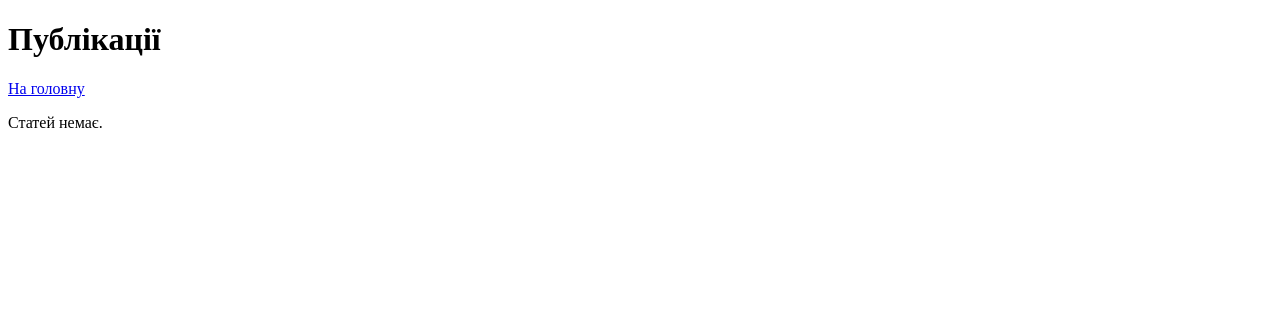
/articles/category/vidkrittya/, run on an earlier commit of the app's database.
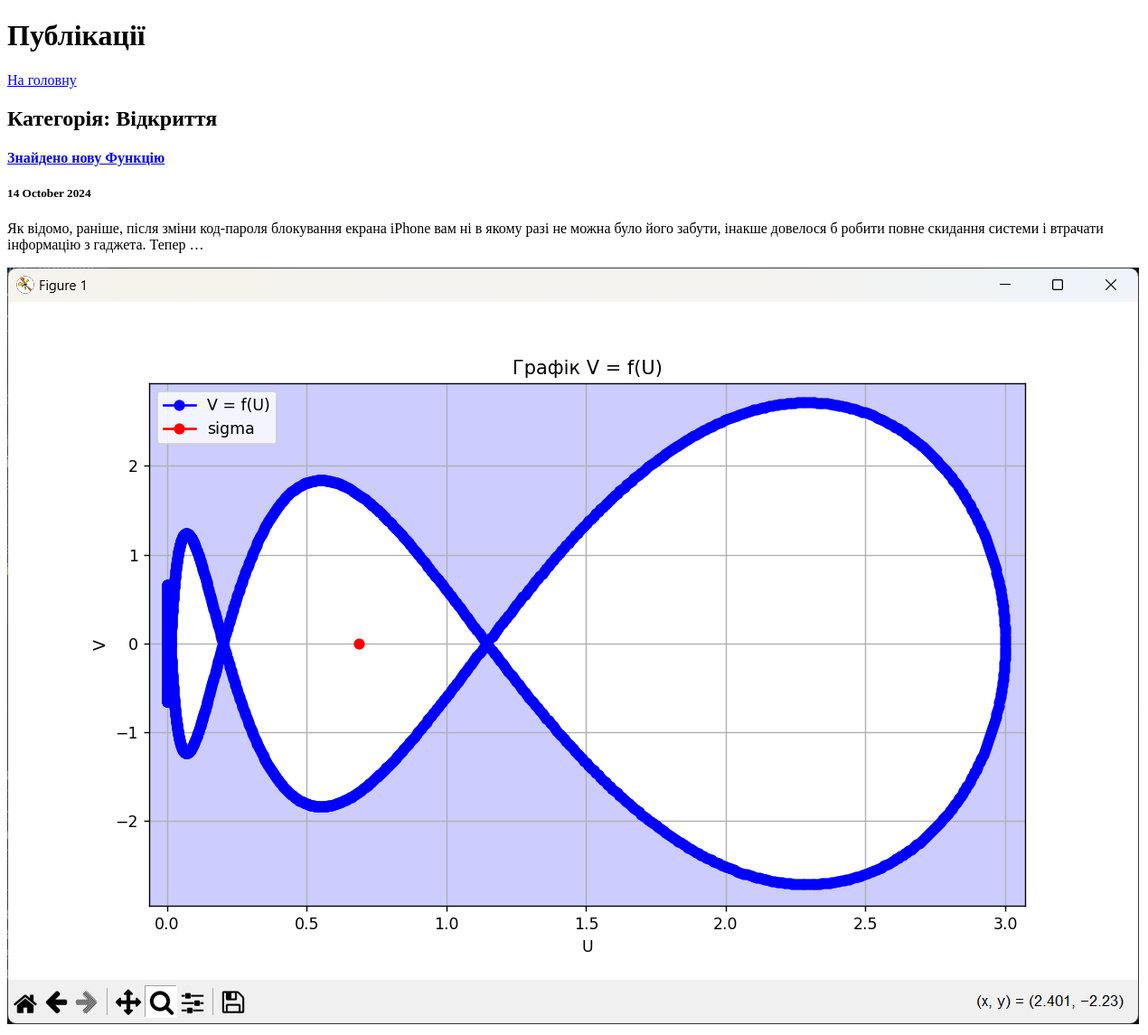
And on a later commit of the database.
### app_blog/models.py (models this page shows, shortened)
class Category(models.Model):
    category = models.CharField(u'Категорія', max_length=250, help_text=u'Максимум 250 символів')
    slug = models.SlugField(u'Слаг', unique=True)  # Додано унікальність для slug
    objects = models.Manager()  # Менеджер моделі
    class Meta:
        verbose_name = u'Категорія для публікації'
        verbose_name_plural = u'Категорії для публікацій'
    def __str__(self):
        return self.category

class Article(models.Model):
    title = models.CharField('Заголовок', max_length=250,
                             help_text='Максимум 250 символів')
    description = models.TextField(blank=True, verbose_name='Опис')
    pub_date = models.DateTimeField('Дата публікації', default=timezone.now)
    slug = models.SlugField('Слаг', unique_for_date='pub_date')
    main_page = models.BooleanField('Головна', default=False,
                                     help_text='Показувати')
    category = models.ForeignKey(Category,
                                 related_name='news',
                                 blank=True,
                                 null=True,
                                 verbose_name='Категорія',
                                 on_delete=models.CASCADE)
    objects = models.Manager()
    class Meta:
        ordering = ['-pub_date']
        verbose_name = 'Стаття'
        verbose_name_plural = 'Статті'
    def get_absolute_url(self):
        try:
            url = reverse('news-detail', kwargs={
                'year': self.pub_date.strftime("%Y"),
                'month': self.pub_date.strftime("%m"),
                'day': self.pub_date.strftime("%d"),
                'slug': self.slug,
            })
        except:
            url = "/"
        return url

class ArticleImage(models.Model):
    article = models.ForeignKey(Article,
                                 verbose_name='Стаття',
                                 related_name='images',
                                 on_delete=models.CASCADE)
    image = models.ImageField('Фото', upload_to='photos')
    title = models.CharField('Заголовок', max_length=250,
                             help_text='Максимум 250 символів', blank=True)
    class Meta:
        verbose_name = 'Фото для статті'
        verbose_name_plural = 'Фото для статті'

### app_blog/views.py (the view)
# urls.py: path('articles/category/<slug>/', ArticleCategoryList.as_view(), name='articles-category-list'),
class ArticleCategoryList(ArticleList):
    def get_queryset(self, *args, **kwargs):
        return Article.objects.filter(category__slug=self.kwargs['slug']).distinct()

### app_blog/views.py (called while the page is built)
    def get_context_data(self, *args, **kwargs):
        context = super().get_context_data(*args, **kwargs)
        try:
            context['category'] = Category.objects.get(slug=self.kwargs.get('slug'))
        except Category.DoesNotExist:
            context['category'] = None
        return context

### app_blog/templates/articles_list.html (shortened to what this page needs)
<!DOCTYPE html>
<html lang="en">
<head>
</head>
<body>
    <h1>Публікації</h1>
    <a href="{% url 'home' %}">На головну</a>
    {% if category %}
        <h2>Категорія: {{ category }}</h2>
    {% endif %}
    {% for item in items %}
        <div class="articles-row">
            <a href="{{ item.get_absolute_url }}">
                <h4>{{ item.title }}</h4>
            </a>
            <h5>
                {{ item.pub_date|date:"j E Y"|safe|linebreaks }}
            </h5>
            <p>
                {{ item.description|safe|escape|striptags|truncatewords_html:32 }}
            </p>
            <div class="container-image">
                {% if item.images.all %}
                    <img class="img" src="{{ item.images.all.0.image.url }}" alt="{{ item.title }}" />
                {% endif %}
            </div>
        </div>
    {% empty %}
        <p>Статей немає.</p>
    {% endfor %}
</body>
</html>

What changed in the data, as far as the page shows it:
added Category: category "Відкриття"
added Article: title "Знайдено нову Функцію", pub_date "14 October 2024", description "Як відомо, раніше, після зміни код-пароля блокування екрана iPhone вам ні в якому разі не можна було його забути, інакше довелося б робити повне скидання системи і втрачати інформацію з гаджета. Тепер …", images.all.0.image (picture)
Also different on the page:
text no longer shown: "Статей немає."
text now shown: "Категорія:"
